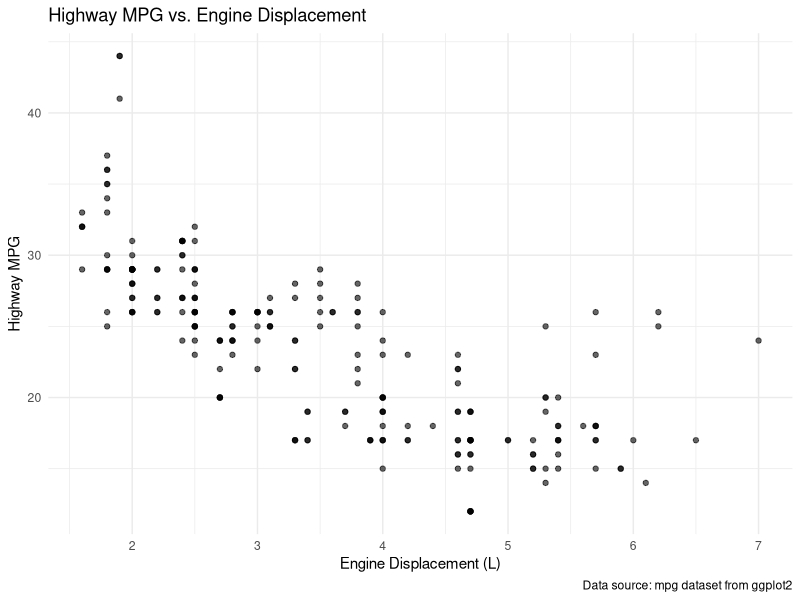
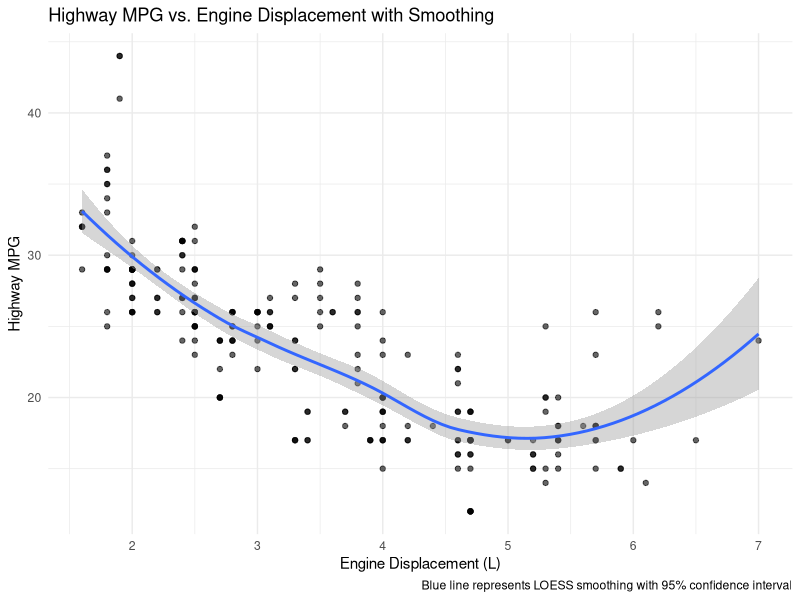
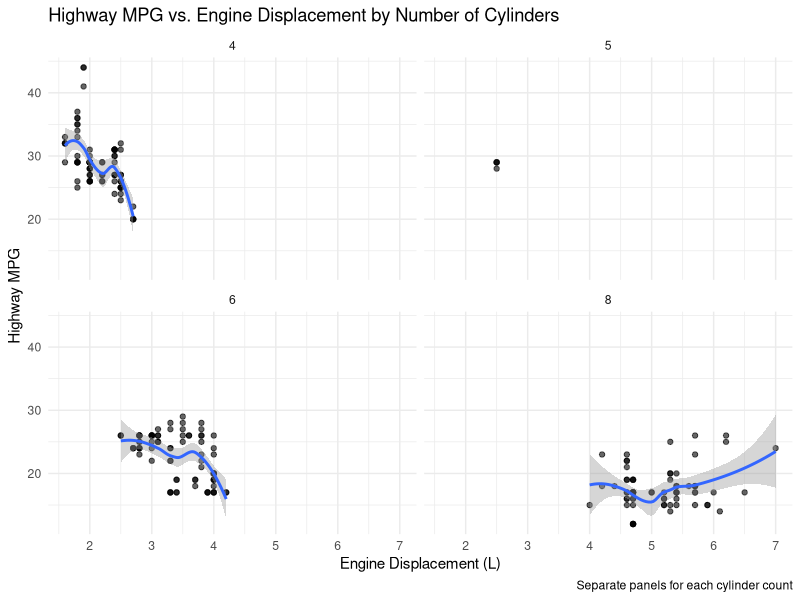
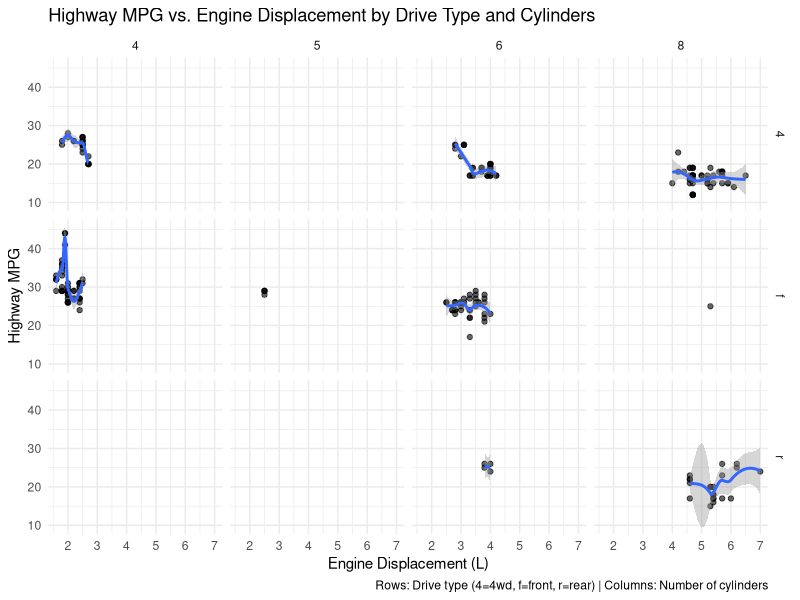

These figures' R source, in order:
# Setup and libraries

# Load required packages
library(ggplot2)

# Create basic scatterplot
ggplot(mpg, aes(x = displ, y = hwy)) +
  geom_point(alpha = 0.6) +
  labs(
    title = "Highway MPG vs. Engine Displacement",
    x = "Engine Displacement (L)",
    y = "Highway MPG",
    caption = "Data source: mpg dataset from ggplot2"
  ) +
  theme_minimal()

# Add smoothing line to scatterplot
ggplot(mpg, aes(x = displ, y = hwy)) +
  geom_point(alpha = 0.6) +
  geom_smooth(method = "loess", se = TRUE) +
  labs(
    title = "Highway MPG vs. Engine Displacement with Smoothing",
    x = "Engine Displacement (L)",
    y = "Highway MPG",
    caption = "Blue line represents LOESS smoothing with 95% confidence interval"
  ) +
  theme_minimal()

# Create faceted plot by number of cylinders
ggplot(mpg, aes(x = displ, y = hwy)) +
  geom_point(alpha = 0.6) +
  geom_smooth(method = "loess", se = TRUE) +
  facet_wrap(~cyl) +
  labs(
    title = "Highway MPG vs. Engine Displacement by Number of Cylinders",
    x = "Engine Displacement (L)",
    y = "Highway MPG",
    caption = "Separate panels for each cylinder count"
  ) +
  theme_minimal()

# Create faceted grid by drive type and cylinders
ggplot(mpg, aes(x = displ, y = hwy)) +
  geom_point(alpha = 0.6) +
  geom_smooth(method = "loess", se = TRUE) +
  facet_grid(drv ~ cyl) +
  labs(
    title = "Highway MPG vs. Engine Displacement by Drive Type and Cylinders",
    x = "Engine Displacement (L)",
    y = "Highway MPG",
    caption = "Rows: Drive type (4=4wd, f=front, r=rear) | Columns: Number of cylinders"
  ) +
  theme_minimal()
